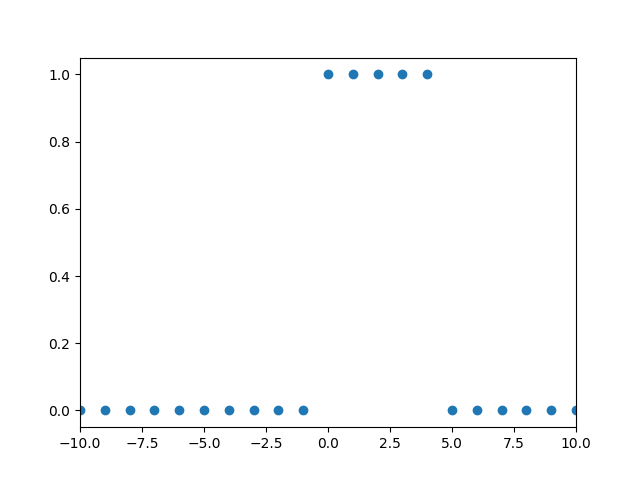

Python code for this plot:
import numpy as np
import matplotlib.pyplot as plt

n = np.arange(-10, 11)
x = np.heaviside(n, 1) - np.heaviside(n - 5, 1)

plt.plot(n, x, "o")
plt.savefig('a.png')
plt.show()